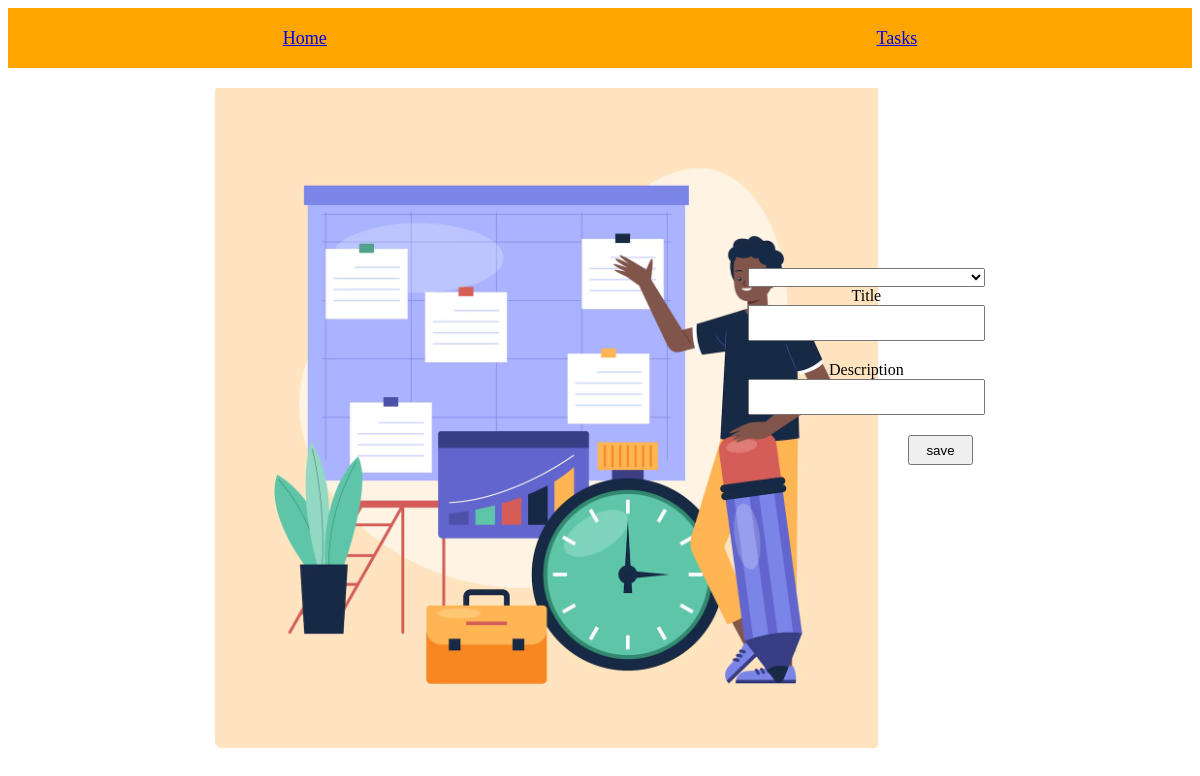
Page /update_task/7/ on the earlier database version.
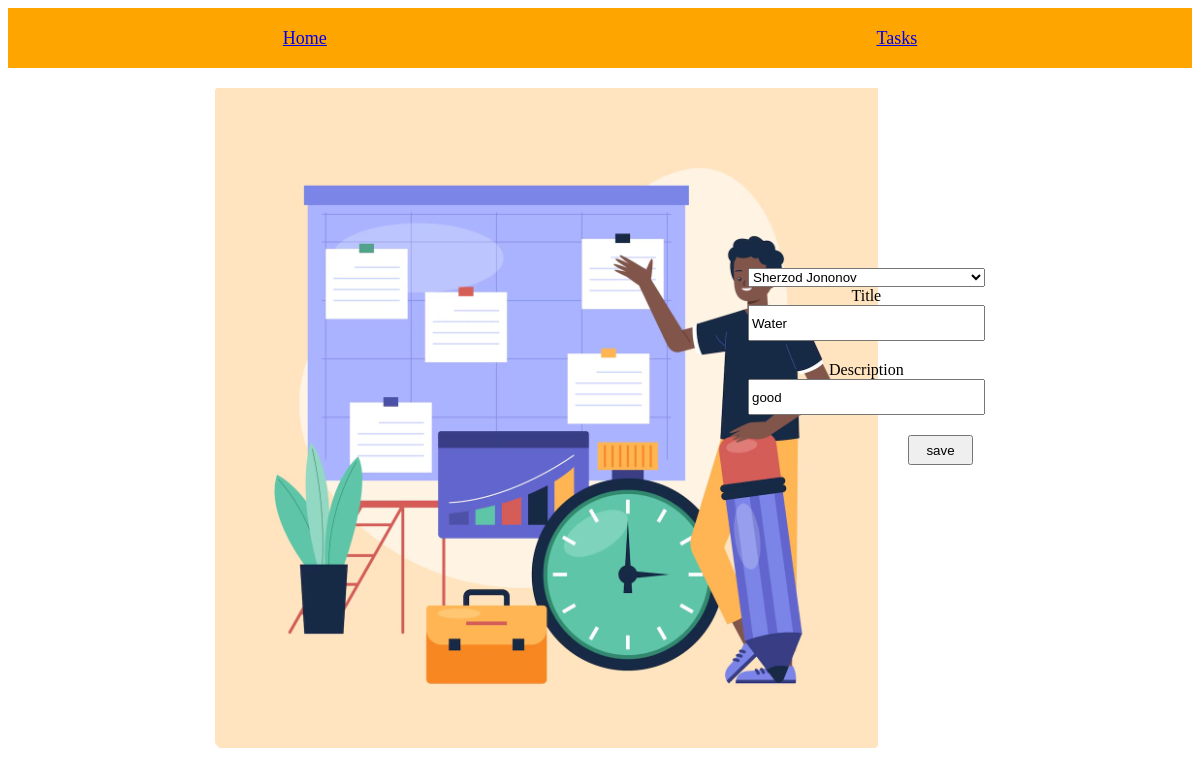
Same page on the later database version.
### Tasks/models.py (models this page shows)
class Task(models.Model):
    student = models.ForeignKey('Tasks.Student',on_delete=models.CASCADE)
    title = models.CharField(max_length=100)
    description = models.TextField()
    created_at = models.DateTimeField(auto_now=True)

### Tasks/views.py (the view, shortened to what this page needs)
# urls.py: path('update_task/<int:pk>/',update_task, name='update-task-view'),
def update_task(request,pk):
    if request.method == 'GET':
        task = Task.objects.filter(id=pk).first()
        tasks = Task.objects.all()
        return render(request,'task/update_task.html',{"task":task,"tasks":tasks})

### templates/task/update_task.html (shortened to what this page needs)
<!DOCTYPE html>
{% load static %}
<html lang="en">
  <head>
    <link rel="stylesheet" href="" />
  </head>
  <body>
    <div class="nav">
      <a href="{% url 'home-view' %}">Home</a>
      <a href="{% url 'detail-task-view' %}">Tasks</a>
    </div>
    <div class="all">
      <div class="image">
        <img src="/static/image/Task.png" alt="" />
      </div>
      <div class="formtask">
        <form method="post" class="formm">
          <select name="student" id="student">
            {% for t in tasks %}
            <option value="{{ t.student.id }}">{{ t.student.fullname }}</option>
            {% endfor %}
          </select>
          <label for="title">Title</label>
          <input type="text" name="title" id="title" value="{{ task.title }}">
          <label for="description">Description</label>
          <input type="text" name="description" id="description" value="{{ task.description }}">
          <input type="submit" value="save" id="save" />
        </form>
      </div>
    </div>
  </body>
</html>

Differences in the rows shown:
added Task: title "Water", description "good"
Other differences:
form field student: (not shown) → "Sherzod Jononov"
